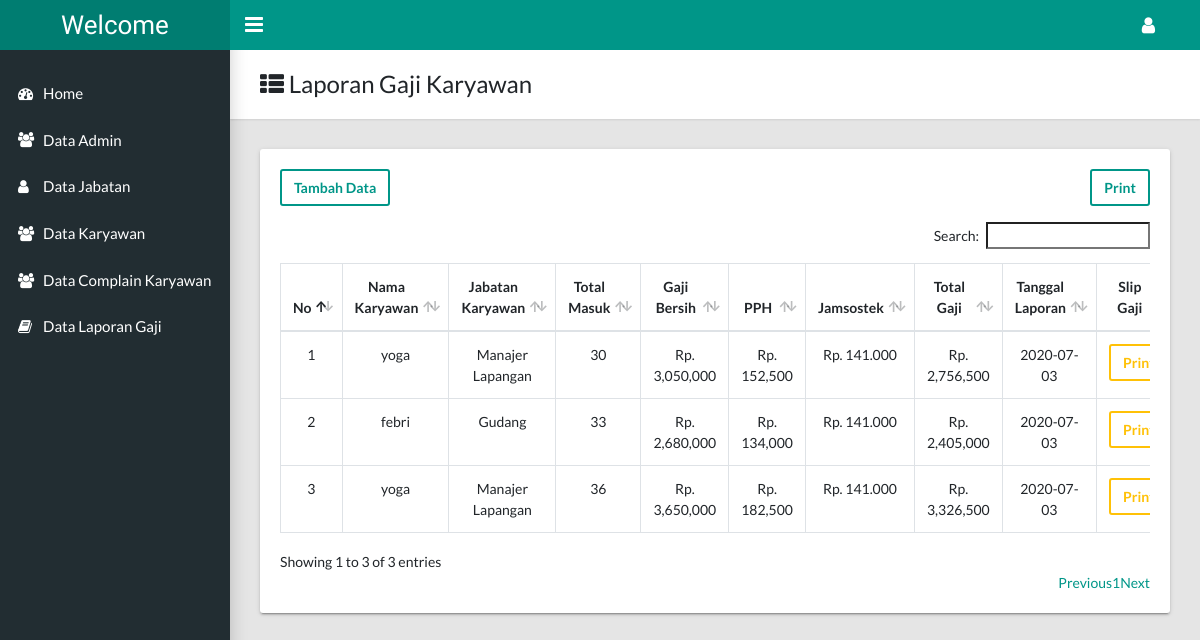
The page /index.php?data_laporan (signed in) on the database as committed earlier.
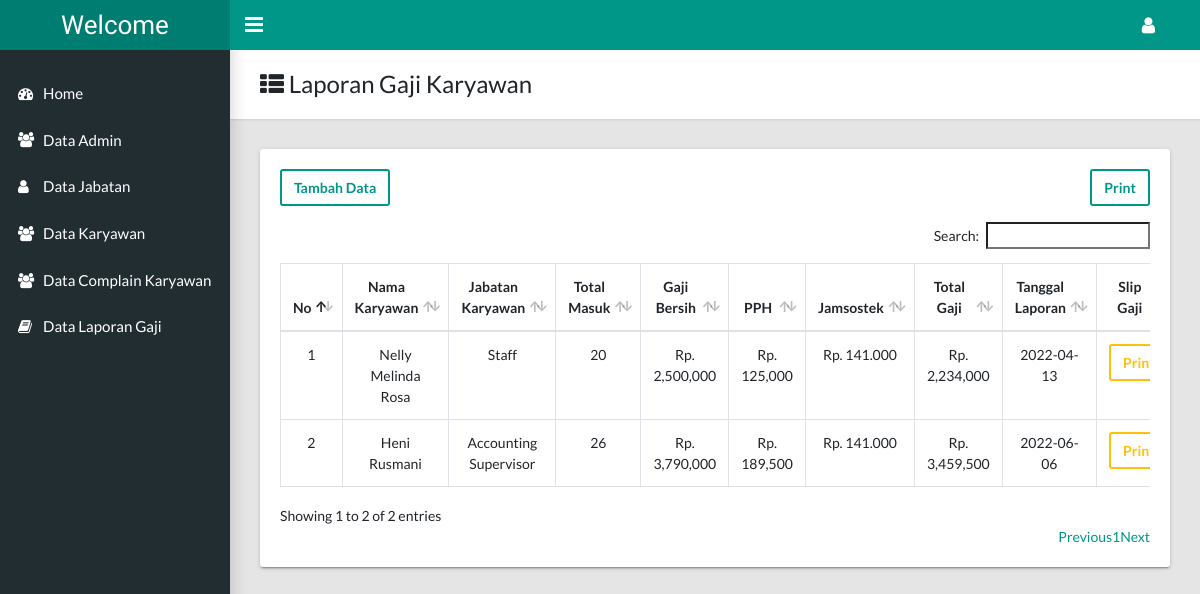
The same page on the database as committed later.
### tables this page shows
CREATE TABLE `laporan_gaji` (
  `id_laporan` int(11) NOT NULL,
  `jabatan_id` int(11) NOT NULL,
  `pegawai_id` int(11) NOT NULL,
  `total_masuk` int(11) NOT NULL,
  `tanggal_laporan` date NOT NULL
);

CREATE TABLE `pegawai` (
  `id_pegawai` int(11) NOT NULL,
  `nama_pegawai` varchar(255) NOT NULL,
  `alamat_pegawai` text NOT NULL,
  `telepon_pegawai` varchar(128) NOT NULL,
  `status_pegawai` varchar(128) NOT NULL,
  `username` varchar(255) NOT NULL,
  `password` varchar(255) NOT NULL
);

CREATE TABLE `jabatan` (
  `id_jabatan` int(11) NOT NULL,
  `nama_jabatan` varchar(255) NOT NULL,
  `gaji_pokok` int(11) NOT NULL,
  `tunjangan_jabatan` int(11) NOT NULL
);

### utils/function.php (called while the page is built)
<?php
function getTotalGaji($totalMasuk, $gajiPokok, $tunjangan)
{
    $jumlah = ($totalMasuk * $gajiPokok +  $tunjangan);
    return $jumlah;
}
function getPajak ($totalMasuk, $gajiPokok, $tunjangan)
{
	$PPH = 5;
	$pajak = (($totalMasuk * $gajiPokok +  $tunjangan)) * ($PPH/100);
	return $pajak;
}
function getTotal ($totalMasuk, $gajiPokok, $tunjangan)
{
	$PPH = 5;
	$pajak = (($totalMasuk * $gajiPokok +  $tunjangan)) * ($PPH/100);
	$jumlah = ($totalMasuk * $gajiPokok +  $tunjangan);
	$jamsostek = 141000;
	$total = $jumlah - $pajak - $jamsostek;
	return $total;
}

### pages/laporan_pegawai/index.php (the view, shortened to what this page needs)
<main class="app-content">
    <div class="app-title">
        <div>
            <h1><i class="fa fa-th-list"></i> Laporan Gaji Karyawan</h1>
        </div>
    </div>
    <div class="row">
        <div class="col-md-12">
            <div class="tile">
                <?php if (isset($_SESSION['login']['role_akses'])) { ?>
                    <button type="button" class="btn btn-outline-primary float-left mb-3" data-toggle="modal" data-target="#exampleModal">
                        Tambah Data
                    </button>
                <?php } ?>
                <?php if (isset($_SESSION['login']['role_akses'])) { ?>
                    <a target="_blank" href="index.php?laporan_gaji1" class="btn btn-outline-primary float-right mb-3"> Print  </a>
                <?php } ?>
                <div class="tile-body">
                    <div class="table-responsive">
                        <table class="table table-hover table-bordered text-center" id="sampleTable">
                            <thead>
                                 <?php $no = 1 ?>
                                <tr>
                                    <th>No</th>
                                    <th>Nama Karyawan</th>
                                    <th>Jabatan Karyawan</th>
                                    <th>Total Masuk</th>
                                    <th>Gaji Bersih</th>
                                    <th>PPH</th>
                                    <th>Jamsostek</th>
                                    <th>Total Gaji</th>
                                    <th>Tanggal Laporan</th>
                                    <th>Slip Gaji</th>
                                </tr>
                            </thead>
                            <tbody>
                                <?php
                                if (isset($_SESSION['login']['role_akses'])) {
                                    $query = mysqli_query($koneksi, "SELECT laporan_gaji.id_laporan, laporan_gaji.total_masuk, laporan_gaji.tanggal_laporan, jabatan.*, pegawai.nama_pegawai FROM laporan_gaji JOIN jabatan ON jabatan.id_jabatan = laporan_gaji.jabatan_id JOIN pegawai ON pegawai.id_pegawai = laporan_gaji.pegawai_id");
                                }
                                ?>
                               <?php while ($row = mysqli_fetch_assoc($query)) { ?>
                                    <tr>
                                        <td><?= $no++; ?></td>
                                        <td><?= $row['nama_pegawai'] ?></td>
                                        <td><?= $row['nama_jabatan'] ?></td>
                                        <td><?= $row['total_masuk'] ?></td>
                                        <td>Rp. <?= number_format(getTotalGaji($row['total_masuk'], $row['gaji_pokok'], $row['tunjangan_jabatan'])) ?></td>
                                        <td>Rp. <?= number_format(getPajak($row['total_masuk'], $row['gaji_pokok'], $row['tunjangan_jabatan'])) ?></td>
                                        <td>Rp. 141.000</td>
                                        <td>Rp. <?= number_format(getTotal($row['total_masuk'], $row['gaji_pokok'], $row['tunjangan_jabatan'])) ?></td>
                                        <td><?= $row['tanggal_laporan'] ?></td>
                                        <td>
                                            <a target="_blank" href="index.php?slip_gaji&id=<?= $row['id_laporan'] ?>" class="btn btn-outline-warning">Print</a>
                                        </td>
                                    </tr>
                                <?php } ?>
                            </tbody>
                        </table>
                    </div>
                </div>
            </div>
        </div>
    </div>
</main>

Rows that differ between the two databases and show on the page:
removed laporan_gaji: pegawai.nama_pegawai "yoga", jabatan.nama_jabatan "Manajer Lapangan", total_masuk "30", total_masuk.tunjangan_jabatan "3,050,000", total_masuk.tunjangan_jabatan "152,500", total_masuk.tunjangan_jabatan "2,756,500", tanggal_laporan "2020-07-03"
removed laporan_gaji: pegawai.nama_pegawai "febri", jabatan.nama_jabatan "Gudang", total_masuk "33", total_masuk.tunjangan_jabatan "2,680,000", total_masuk.tunjangan_jabatan "134,000", total_masuk.tunjangan_jabatan "2,405,000", tanggal_laporan "2020-07-03"
removed laporan_gaji: pegawai.nama_pegawai "yoga", jabatan.nama_jabatan "Manajer Lapangan", total_masuk "36", total_masuk.tunjangan_jabatan "3,650,000", total_masuk.tunjangan_jabatan "182,500", total_masuk.tunjangan_jabatan "3,326,500", tanggal_laporan "2020-07-03"
added laporan_gaji: pegawai.nama_pegawai "Nelly Melinda Rosa", jabatan.nama_jabatan "Staff", total_masuk "20", total_masuk.tunjangan_jabatan "2,500,000", total_masuk.tunjangan_jabatan "125,000", total_masuk.tunjangan_jabatan "2,234,000", tanggal_laporan "2022-04-13"
added laporan_gaji: pegawai.nama_pegawai "Heni Rusmani", jabatan.nama_jabatan "Accounting Supervisor", total_masuk "26", total_masuk.tunjangan_jabatan "3,790,000", total_masuk.tunjangan_jabatan "189,500", total_masuk.tunjangan_jabatan "3,459,500", tanggal_laporan "2022-06-06"
Other text that changed with them:
text written by a page script: "Search: Showing 1 to 3 of 3 entries Previous 1 Next" → "Search: Showing 1 to 2 of 2 entries Previous 1 Next"
